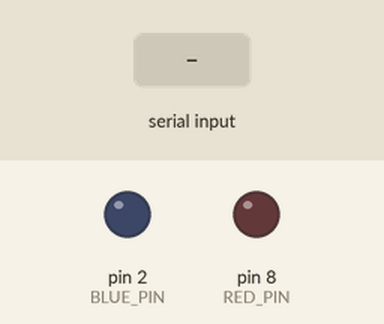
This sketch was run on a simulated Arduino Uno, built with avr-gcc and run on an emulated ATmega328P. On the bench: output pins drawn as LEDs (lit = HIGH). Dashed ring = blinking. The test bench sets the inputs (shaded band).

Above: at 1.2 s.
1.3 s: "90,45\n" received over Serial
At 1.43 s:
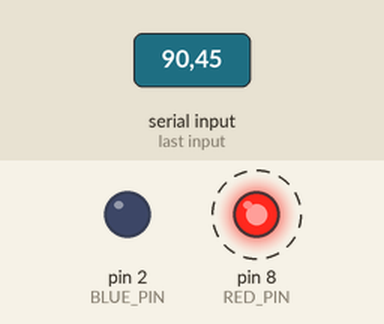
Timing chart, 0 to 10.3 s (numbered marks = the images above; inputs shaded):
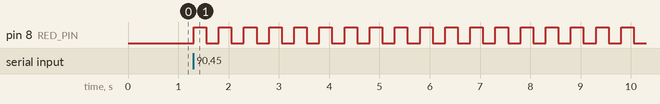

The sketch:

scc.ino
```cpp
// define pin constants
#define RED_PIN 8
#define BLUE_PIN 2
#define DELAY_DURATION 500
#define ON_DURATION 500

long red_start_time = 0;
long blue_start_time = 0;
bool string_complete = false;
bool red_is_on = false;
bool blue_is_on = false;
String input = "";

int xcoord = -1;
int xcounter = -1;
int ycoord = -1;
int ycounter = -1;
bool command_in_progress = false;
bool red_cycle_in_progress = false;
bool blue_cycle_in_progress = false;

void setup() {
  // do nothing
  Serial.begin(9600);
  pinMode(RED_PIN, OUTPUT);
  pinMode(BLUE_PIN, OUTPUT);
  //delay(50);
  //Serial.println("Valid client instructions:\n  red\n  blue\n  purple\n");
}

void loop() {

  if (string_complete && !command_in_progress) {
    string_complete = false;

    xcounter = 0;
    ycounter = 0;

    // Get the x coord and y coord from the input (limit of 5 is a safety catch)
    while (input.substring(xcounter, xcounter + 1) != " " && xcounter <= 5) {
      xcounter++;
    }
    xcoord = input.substring(0, xcounter).toInt();
    ycoord = input.substring(xcounter + 1).toInt();

    //Serial.println("xcoord is " + String(xcoord) + ", ycoord is " + String(ycoord) + "!");

    // Command is now executing so ignore further input until it is complete
    command_in_progress = true;

    /*
    if (input == "red") {
      redOn();
      red_start_time = millis();
    }
    else if (input == "blue") {
      blueOn();
      blue_start_time = millis();
    }
    else if (input == "purple") {
      purpleOn();
      red_start_time = millis();
      blue_start_time = millis();
    }
    else {
      Serial.println("What are you doing? '" + input + "' isn't a known command");
    }*/

    // reset the input string
    input = "";
  }

  // If red LED is not cycling but it should be, start it up
  // NOTE: This decrements xcoord which will not work in the future
  if (xcoord > 0 && !red_cycle_in_progress) {
    xcoord--;
    red_cycle_in_progress = true;
    setRed(true);
    red_start_time = millis();
  }
  if (ycoord > 0 && !blue_cycle_in_progress) {
    ycoord--;
    blue_cycle_in_progress = true;
    setBlue(true);
    blue_start_time = millis();
  }
  // If LED has been on for half of ON_DURATION, turn it off but keep the cycle going
  if (red_is_on && millis() - red_start_time >= (ON_DURATION / 2)) {
    setRed(false);
  }
  if (blue_is_on && millis() - blue_start_time >= (ON_DURATION / 2)) {
    setBlue(false);
  }
  // If LED timer has passed ON_DURATION, cycle is complete
  if (red_cycle_in_progress && millis() - red_start_time >= ON_DURATION) {
    red_cycle_in_progress = false;
  }
  if (blue_cycle_in_progress && millis() - blue_start_time >= ON_DURATION) {
    blue_cycle_in_progress = false;
  }

  // If xcoord and ycoord are exhausted, end the command
  if (xcoord <= 0 && ycoord <= 0) {
    command_in_progress = false;
  }
  /*
  if (red_is_on && millis() - red_start_time >= ON_DURATION) {
    redOff();
    Serial.println("Success. Red LED now off");
  }
  if (blue_is_on && millis() - blue_start_time >= ON_DURATION) {
    blueOff();
    Serial.println("Success. Blue LED now off");
  }*/


// just testing the functions

//  redOn();
//  delay(DELAY_DURATION);
//
//  redOff();
//  delay(DELAY_DURATION);
//
//  blueOn();
//  delay(DELAY_DURATION);
//
//  blueOff();
//  delay(DELAY_DURATION);
//
//  purpleOn();
//  delay(DELAY_DURATION);
//
//  purpleOff();
//  delay(DELAY_DURATION);
}

// Methods for manipulating LEDs
void setRed(bool set) {
  if (set) {
    digitalWrite(RED_PIN, HIGH);
    red_is_on = true;
  }
  else {
    digitalWrite(RED_PIN, LOW);
    red_is_on = false;
  }
}

void setBlue(bool set) {
  if (set) {
    digitalWrite(BLUE_PIN, HIGH);
    blue_is_on = true;
  }
  else {
    digitalWrite(BLUE_PIN, LOW);
    blue_is_on = false;
  }
}
/*
  SerialEvent occurs whenever a new data comes in the hardware serial RX. This
  routine is run between each time loop() runs, so using delay inside loop can
  delay response. Multiple bytes of data may be available.
*/
void serialEvent() {
  while (Serial.available()) {
    // get the new byte:
    char inChar = (char)Serial.read();
    // if the incoming character is a newline, set a flag so the main loop can
    // do something about it:
    if (inChar == '\n') {
      string_complete = true;
    }
    else {
      // otherwise, add it to the inputString:
      input += inChar;
    }
  }
}

void redOn() {
  // turn red LED on
  digitalWrite(RED_PIN, HIGH);
  red_is_on = true;
}

void redOff() {
  // turn red LED off
  digitalWrite(RED_PIN, LOW);
  red_is_on = false;
}

void blueOn() {
  // turn blue LED on
  digitalWrite(BLUE_PIN, HIGH);
  blue_is_on = true;
}

void blueOff() {
  // turn blue LED off
  digitalWrite(BLUE_PIN, LOW);
  blue_is_on = false;
}

void purpleOn() {
  // turn red and blue LEDs on
  redOn();
  blueOn();
}

void purpleOff() {
  // turn red and blue LEDs off
  redOff();
  blueOff();
}
```

Measured:
- after the input at 1.3 s, pin 8 (RED_PIN): alternates HIGH for 0.25 s and LOW for 0.25 s, starting at once
